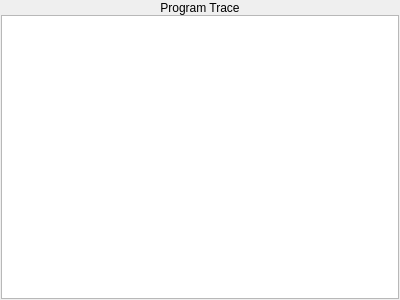
<?xml version="1.0" encoding="UTF-8"?>
<ui version="4.0">
 <class>AsmProgramTracePane</class>
 <widget class="QWidget" name="AsmProgramTracePane">
  <property name="geometry">
   <rect>
    <x>0</x>
    <y>0</y>
    <width>400</width>
    <height>300</height>
   </rect>
  </property>
  <property name="windowTitle">
   <string>Form</string>
  </property>
  <layout class="QVBoxLayout" name="verticalLayout_2">
   <property name="leftMargin">
    <number>1</number>
   </property>
   <property name="topMargin">
    <number>1</number>
   </property>
   <property name="rightMargin">
    <number>1</number>
   </property>
   <property name="bottomMargin">
    <number>1</number>
   </property>
   <item>
    <layout class="QVBoxLayout" name="verticalLayout">
     <property name="spacing">
      <number>0</number>
     </property>
     <property name="leftMargin">
      <number>0</number>
     </property>
     <property name="topMargin">
      <number>0</number>
     </property>
     <property name="rightMargin">
      <number>0</number>
     </property>
     <property name="bottomMargin">
      <number>0</number>
     </property>
     <item>
      <widget class="QLabel" name="label">
       <property name="sizePolicy">
        <sizepolicy hsizetype="Preferred" vsizetype="Preferred">
         <horstretch>0</horstretch>
         <verstretch>0</verstretch>
        </sizepolicy>
       </property>
       <property name="palette">
        <palette>
         <active>
          <colorrole role="Base">
           <brush brushstyle="SolidPattern">
            <color alpha="255">
             <red>255</red>
             <green>255</green>
             <blue>255</blue>
            </color>
           </brush>
          </colorrole>
          <colorrole role="Window">
           <brush brushstyle="SolidPattern">
            <color alpha="255">
             <red>104</red>
             <green>173</green>
             <blue>245</blue>
            </color>
           </brush>
          </colorrole>
         </active>
         <inactive>
          <colorrole role="Base">
           <brush brushstyle="SolidPattern">
            <color alpha="255">
             <red>255</red>
             <green>255</green>
             <blue>255</blue>
            </color>
           </brush>
          </colorrole>
          <colorrole role="Window">
           <brush brushstyle="SolidPattern">
            <color alpha="255">
             <red>104</red>
             <green>173</green>
             <blue>245</blue>
            </color>
           </brush>
          </colorrole>
         </inactive>
         <disabled>
          <colorrole role="Base">
           <brush brushstyle="SolidPattern">
            <color alpha="255">
             <red>104</red>
             <green>173</green>
             <blue>245</blue>
            </color>
           </brush>
          </colorrole>
          <colorrole role="Window">
           <brush brushstyle="SolidPattern">
            <color alpha="255">
             <red>104</red>
             <green>173</green>
             <blue>245</blue>
            </color>
           </brush>
          </colorrole>
         </disabled>
        </palette>
       </property>
       <property name="frameShape">
        <enum>QFrame::Panel</enum>
       </property>
       <property name="frameShadow">
        <enum>QFrame::Plain</enum>
       </property>
       <property name="lineWidth">
        <number>0</number>
       </property>
       <property name="text">
        <string>Program Trace</string>
       </property>
       <property name="alignment">
        <set>Qt::AlignCenter</set>
       </property>
      </widget>
     </item>
     <item>
      <widget class="AsmProgramTraceTextEdit" name="tracePaneTextEdit">
       <property name="lineWidth">
        <number>0</number>
       </property>
       <property name="readOnly">
        <bool>true</bool>
       </property>
      </widget>
     </item>
    </layout>
   </item>
  </layout>
 </widget>
 <customwidgets>
  <customwidget>
   <class>AsmProgramTraceTextEdit</class>
   <extends>QPlainTextEdit</extends>
   <header>debugger/asmprogramtracepane.h</header>
  </customwidget>
 </customwidgets>
 <resources/>
 <connections/>
</ui>
